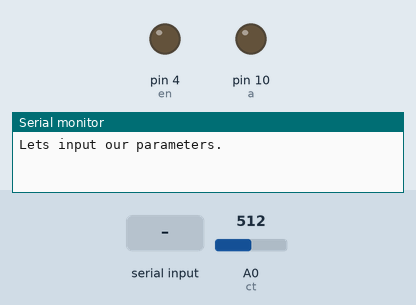
Bench run of a sketch on a simulated Arduino Uno, built with avr-gcc and run on an emulated ATmega328P. Shown: output pins drawn as LEDs (lit = HIGH), the last lines printed to the serial monitor. The test bench sets the inputs (shaded band); at power-on: A0 (ct) = 512. Pins used as bus, display or sensor lines are not drawn.

Above: at 1.0 s.
1.1 s: "90,45\n" received over Serial
2.6 s: "30,150\n" received over Serial
4.1 s: "1\n" received over Serial
At 6.6 s:
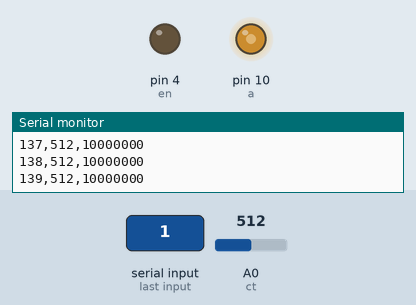
7.1 s: A0 (ct) set to 716
10.1 s: A0 (ct) set to 900
13.1 s: A0 (ct) set to 1015
16.1 s: A0 (ct) set to 1023
Timing chart, 0 to 20.1 s (numbered marks = the images above; inputs shaded):
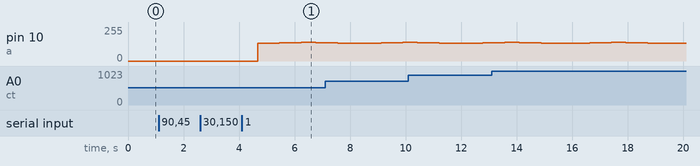

Measured:
- after the input at 4.1 s, pin 10 (a): rises from 0/255 to 139/255 in 1.6 s, then falls to 137/255 in 0.79 s

The sketch:

parameters_with_potentiostat4.ino
```cpp
#include "math.h"               // include the Math Library
//variables for parameter setting
int high = -1;
int low = -1;
int scan = -1;
int repeat = -1;
int go = -1;
int resCount = 0;
long resistor = 10000000;
double res = 2000.0/255.0;

char junk = ' ';

//variables for potentiostat running
int a = 10;  int en = 4;  int s0 = 5;  int s1 = 6; int s2 = 7; int s3 = 8;
int val = 0;
int ct = A0;
int c = 0;
int n = 0;

//recording strings
String hString = "The voltage high (mV) is: ";
String lString = "The voltage low (mV) is: ";
String sString = "The scan rate (mV/s) is: ";
String rString = "Number of scans is :";
String goString = "Assay initialized. ";

void setup()                    // run once, when the sketch starts
{
  Serial.begin(9600);           // set up Serial library at 9600 bps

  Serial.println("Lets input our parameters.");
  Serial.flush();

  //get parameters
  high = convertVol(getParameter(hString));
  low = convertVol(getParameter(lString));
  scan = getParameter(sString);
  repeat = getParameter(rString);
  go = getParameter(goString);
  //show parameter in digital selected
  Serial.println("Digital parameters set:");
  Serial.print("High volatage: "); Serial.print(convertDigital(high)); Serial.print(" mV ");
  Serial.print("Low voltage: "); Serial.print(convertDigital(low)); Serial.print(" mV ");
  Serial.print("Scan rate: "); Serial.print(scan); Serial.print(" mV/s ");
  Serial.print("Repeats: "); Serial.println(repeat);
  if(high != -1 && low != -1 && scan != -1 && repeat != -1 && go != -1){

    }else {(Serial.println("Parameters not input"));}
    delay(500);

  //set up pins for cyclic voltammetry
  TCCR1B = TCCR1B & B11111000 | B00000001;
  pinMode(a,OUTPUT); //Sets Pin 10 (a declared to Pin 10 above) as an output - variable 'a' the PWM output to the potentiostat
  pinMode(en, OUTPUT);  pinMode(s0, OUTPUT);  pinMode(s1, OUTPUT);  pinMode(s2, OUTPUT);  pinMode(s3, OUTPUT); //for automated resitstor selection
  pinMode(ct,INPUT); //Sets pin A0 (ct declared to A0 above) as an inout- variable 'c' is the voltage proportional to current measurement
  digitalWrite(en,0); digitalWrite(s0,0); digitalWrite(s1,0); digitalWrite(s2,0); digitalWrite(s3,0);

}

void loop()
{
    if(high != -1 && low != -1 && scan != -1 && repeat != -1){
        if (repeat > 1){scanCV(); repeat--;
        }else if (repeat == 1){scanCV(); repeat = -1;}
    }else {Serial.println("Communication stopped"); Serial.end();};

}

int getParameter(String record){
  int out;
  while (Serial.available() == 0);
  {
    out = Serial.parseInt();
    Serial.print(record); Serial.println(out);
    while (Serial.available()> 0)
    { junk = Serial.read(); }
    return(out);
  }
}

int convertVol(int convert){
  // code the mV to be converted to the nearest 0-255 value in -1000 to 1000 range
  int conv2 = convert + 1000;
  double resolution = 2000.0/255.0;
  double conv3 = (((double)conv2))/resolution;
  int conv4 = round(conv3);
  return(conv4);

}

double convertDigital(int convert){
  //code the digital value to be converted back to mV
  double conv1 = convert*res;
  double conv2 = conv1 - 1000;
  return(conv2);
}

void scanCV(){

  //forward scan start
      for(val = low; val <= high; val++){
        analogWrite(a,val); //writes analog PWM value
        delay((1000/(scan/res))); //pauses for delay (ms)
        c = analogRead(ct); //current measurement
        Serial.print(val); Serial.print(",");Serial.print(c); Serial.print(","); Serial.println(resistor);
        while (((c == 1023) && (resCount<13)) || ((c == 0) && (resCount<13))){
          resCount = changeRes(resCount);
          c = analogRead(ct);
          Serial.print(val); Serial.print(",");Serial.print(c); Serial.print(","); Serial.println(resistor);
        }
      }
  //reverse scan start
      for(val = high; val >= low; val--){
        analogWrite(a,val); //writes analog PWM value
        delay(1000/(scan/res)); //pauses for delay required to fufill scan rate (ms)
        c = analogRead(ct); //current measurement
        Serial.print(val); Serial.print(",");Serial.println(c); Serial.print(","); Serial.println(resistor);
        while (((c == 1023) && (resCount<13)) || ((c == 0) && (resCount<13))){
          resistor = changeRes(resCount);
          c = analogRead(ct);
          Serial.print(val); Serial.print(",");Serial.print(c); Serial.print(","); Serial.println(resistor);
        }
      }
}

void truthSelect(int s0T, int s1T, int s2T, int s3T, int enT){
  truthWrite(en, enT);
  truthWrite(s0, s0T);
  truthWrite(s1, s1T);
  truthWrite(s2, s2T);
  truthWrite(s3, s3T);
}

void truthWrite(int pin, int truth){
  if (truth == 1){
    digitalWrite(pin, HIGH);
  } else{
    digitalWrite(pin, LOW);
  }
}


int changeRes(int count){
  int counter = count + 1;
  if (counter == 1){
    truthSelect(1,0,0,0,0);
    resistor = 4700000;
  } else if (counter == 2){
    truthSelect(0,1,0,0,0);
    resistor = 2000000;
  } else if (counter == 3){
    truthSelect(1,1,0,0,0);
    resistor = 1000000;
  } else if (counter == 4){
    truthSelect(0,0,1,0,0);
    resistor = 470000;
  } else if (counter == 5){
    truthSelect(1,0,1,0,0);
    resistor = 220000;
  } else if (counter == 6){
    truthSelect(0,1,1,0,0);
    resistor = 100000;
  } else if (counter == 7){
    truthSelect(1,1,1,0,0);
    resistor = 47000;
  } else if (counter == 8){
    truthSelect(0,0,0,1,0);
    resistor = 20000;
  } else if (counter == 9){
    truthSelect(1,0,0,1,0);
    resistor = 10000;
  } else if (counter == 10){
    truthSelect(0,1,0,1,0);
    resistor = 5100;
  } else if (counter == 11){
    truthSelect(1,1,0,1,0);
    resistor = 2200;
  } else if (counter == 12){
    truthSelect(0,0,1,1,0);
    resistor = 1000;
  } else{
    truthSelect(1,0,1,1,0);
    resistor = 390;
  }
  return counter;
}
```
